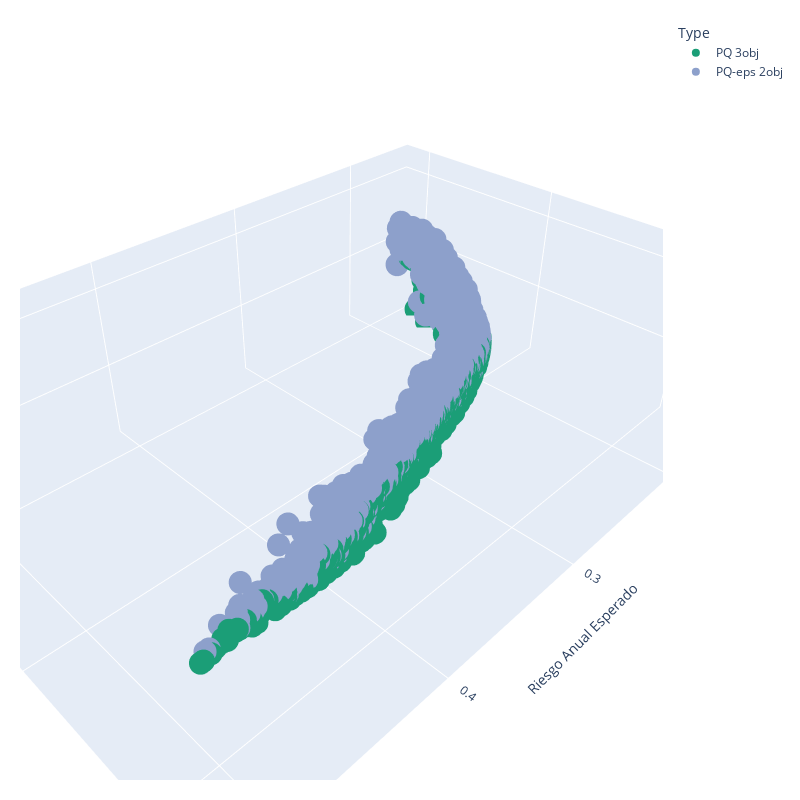

Here is the notebook cell this chart was saved with:
### Code cell
fig = px.scatter_3d(FA_3D.sort_values(by='Type'), x='exp_risk', y='exp_return', z='exp_esg',
                color_discrete_sequence=['rgb(27,158, 119)','rgb(141,160,203)'],
                color='Type', width=800, height=800, 
                labels = {'exp_risk':'Riesgo Anual Esperado', 
                          'exp_return': 'Retorno Anual Esperado', 
                          'exp_esg': 'ESG score'})
fig.update_layout(
    margin=dict(l=20, r=20, t=20, b=20),
)
fig.show()

### Figure 1 — Plotly figure (JSON) as saved in the notebook; plotly's stock layout.template omitted (floating-point values rounded to 4 significant figures; data arrays with more than 128 entries replaced by an {"elided": "..."} marker saying what was removed)
{"data": [{"hovertemplate": "Type=PQ 3obj<br>Riesgo Anual Esperado=%{x}<br>Retorno Anual Esperado=%{y}<br>ESG score=%{z}<extra></extra>", "legendgroup": "PQ 3obj", "marker": {"color": "rgb(27,158, 119)", "symbol": "circle"}, "mode": "markers", "name": "PQ 3obj", "scene": "scene", "showlegend": true, "type": "scatter3d", "x": {"elided": "1635 float values"}, "y": {"elided": "1635 float values"}, "z": {"elided": "1635 float values"}}, {"hovertemplate": "Type=PQ-eps 2obj<br>Riesgo Anual Esperado=%{x}<br>Retorno Anual Esperado=%{y}<br>ESG score=%{z}<extra></extra>", "legendgroup": "PQ-eps 2obj", "marker": {"color": "rgb(141,160,203)", "symbol": "circle"}, "mode": "markers", "name": "PQ-eps 2obj", "scene": "scene", "showlegend": true, "type": "scatter3d", "x": {"elided": "3855 float values"}, "y": {"elided": "3855 float values"}, "z": {"elided": "3855 float values"}}], "layout": {"height": 800, "legend": {"title": {"text": "Type"}, "tracegroupgap": 0}, "margin": {"b": 20, "l": 20, "r": 20, "t": 20}, "scene": {"domain": {"x": [0, 1], "y": [0, 1]}, "xaxis": {"title": {"text": "Riesgo Anual Esperado"}}, "yaxis": {"title": {"text": "Retorno Anual Esperado"}}, "zaxis": {"title": {"text": "ESG score"}}}, "width": 800}}
